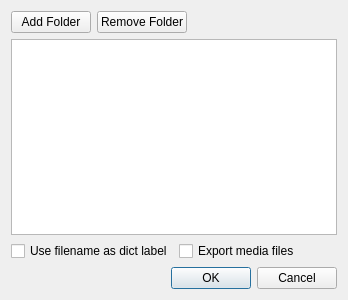
<?xml version="1.0" encoding="UTF-8"?>
<ui version="4.0">
 <class>Dialog</class>
 <widget class="QDialog" name="Dialog">
  <property name="geometry">
   <rect>
    <x>0</x>
    <y>0</y>
    <width>348</width>
    <height>300</height>
   </rect>
  </property>
  <property name="windowTitle">
   <string>Dicts Setting</string>
  </property>
  <layout class="QVBoxLayout" name="verticalLayout">
   <item>
    <layout class="QHBoxLayout" name="horizontalLayout">
     <item>
      <widget class="QPushButton" name="btnAddFolder">
       <property name="text">
        <string>Add Folder</string>
       </property>
      </widget>
     </item>
     <item>
      <widget class="QPushButton" name="btnRemoveFolder">
       <property name="text">
        <string>Remove Folder</string>
       </property>
      </widget>
     </item>
     <item>
      <spacer name="horizontalSpacer">
       <property name="orientation">
        <enum>Qt::Horizontal</enum>
       </property>
       <property name="sizeHint" stdset="0">
        <size>
         <width>40</width>
         <height>20</height>
        </size>
       </property>
      </spacer>
     </item>
    </layout>
   </item>
   <item>
    <widget class="QListWidget" name="listWidgetFolders"/>
   </item>
   <item>
    <layout class="QHBoxLayout" name="horizontalLayout_2">
     <item>
      <widget class="QCheckBox" name="checkUseFilename">
       <property name="text">
        <string>Use filename as dict label</string>
       </property>
      </widget>
     </item>
     <item>
      <widget class="QCheckBox" name="checkExportMedia">
       <property name="text">
        <string>Export media files</string>
       </property>
      </widget>
     </item>
    </layout>
   </item>
   <item>
    <widget class="QDialogButtonBox" name="buttonBox">
     <property name="orientation">
      <enum>Qt::Horizontal</enum>
     </property>
     <property name="standardButtons">
      <set>QDialogButtonBox::Cancel|QDialogButtonBox::Ok</set>
     </property>
    </widget>
   </item>
  </layout>
 </widget>
 <resources/>
 <connections>
  <connection>
   <sender>buttonBox</sender>
   <signal>accepted()</signal>
   <receiver>Dialog</receiver>
   <slot>accept()</slot>
   <hints>
    <hint type="sourcelabel">
     <x>257</x>
     <y>290</y>
    </hint>
    <hint type="destinationlabel">
     <x>157</x>
     <y>274</y>
    </hint>
   </hints>
  </connection>
  <connection>
   <sender>buttonBox</sender>
   <signal>rejected()</signal>
   <receiver>Dialog</receiver>
   <slot>reject()</slot>
   <hints>
    <hint type="sourcelabel">
     <x>325</x>
     <y>290</y>
    </hint>
    <hint type="destinationlabel">
     <x>286</x>
     <y>274</y>
    </hint>
   </hints>
  </connection>
  <connection>
   <sender>btnAddFolder</sender>
   <signal>clicked()</signal>
   <receiver>Dialog</receiver>
   <slot>add_folder()</slot>
   <hints>
    <hint type="sourcelabel">
     <x>49</x>
     <y>19</y>
    </hint>
    <hint type="destinationlabel">
     <x>4</x>
     <y>17</y>
    </hint>
   </hints>
  </connection>
  <connection>
   <sender>btnRemoveFolder</sender>
   <signal>clicked()</signal>
   <receiver>Dialog</receiver>
   <slot>remove_folder()</slot>
   <hints>
    <hint type="sourcelabel">
     <x>137</x>
     <y>16</y>
    </hint>
    <hint type="destinationlabel">
     <x>197</x>
     <y>4</y>
    </hint>
   </hints>
  </connection>
 </connections>
 <slots>
  <slot>add_folder()</slot>
  <slot>remove_folder()</slot>
 </slots>
</ui>
